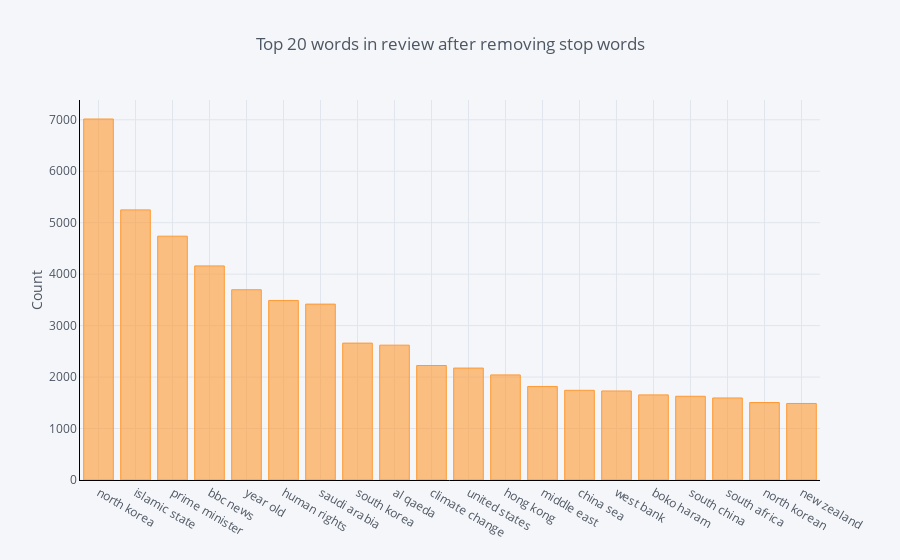

The code cell stored with this chart in its notebook:
### Markdown cell above
### Most commonly used words in title

### Code cell
from sklearn.feature_extraction.text import CountVectorizer

import cufflinks as cf
cf.go_offline()
cf.set_config_file(offline=False, world_readable=True)


def get_top_n_words(corpus, n=None):
    vec = CountVectorizer(ngram_range=(2, 2),stop_words = 'english').fit(corpus)
    bag_of_words = vec.transform(corpus)
    sum_words = bag_of_words.sum(axis=0) 
    words_freq = [(word, sum_words[0, idx]) for word, idx in vec.vocabulary_.items()]
    words_freq =sorted(words_freq, key = lambda x: x[1], reverse=True)
    return words_freq[:n]

common_words = get_top_n_words(df['title'], 20)
for word, freq in common_words:
    print(word, freq)
df2 = pd.DataFrame(common_words, columns = ['ReviewText' , 'count'])
df2.groupby('ReviewText').sum()['count'].sort_values(ascending=False).iplot(
    kind='bar', yTitle='Count', linecolor='black', title='Top 20 words in review after removing stop words')

### Figure 1 — Plotly figure (JSON) as saved in the notebook; plotly's stock layout.template omitted (floating-point values rounded to 4 significant figures)
{"data": [{"marker": {"color": "rgba(255, 153, 51, 0.6)", "line": {"color": "rgba(255, 153, 51, 1.0)", "width": 1}}, "name": "count", "orientation": "v", "text": "", "type": "bar", "uid": "e8df7275-9f41-49ba-9ee5-6a36b64ab964", "x": ["north korea", "islamic state", "prime minister", "bbc news", "year old", "human rights", "saudi arabia", "south korea", "al qaeda", "climate change", "united states", "hong kong", "middle east", "china sea", "west bank", "boko haram", "south china", "south africa", "north korean", "new zealand"], "y": [7015, 5249, 4738, 4160, 3697, 3489, 3418, 2660, 2620, 2225, 2175, 2042, 1818, 1743, 1730, 1654, 1627, 1594, 1506, 1487]}], "layout": {"legend": {"bgcolor": "#F5F6F9", "font": {"color": "#4D5663"}}, "paper_bgcolor": "#F5F6F9", "plot_bgcolor": "#F5F6F9", "title": {"font": {"color": "#4D5663"}, "text": "Top 20 words in review after removing stop words"}, "xaxis": {"gridcolor": "#E1E5ED", "linecolor": "black", "showgrid": true, "tickfont": {"color": "#4D5663"}, "title": {"font": {"color": "#4D5663"}, "text": ""}, "zerolinecolor": "#E1E5ED"}, "yaxis": {"gridcolor": "#E1E5ED", "linecolor": "black", "showgrid": true, "tickfont": {"color": "#4D5663"}, "title": {"font": {"color": "#4D5663"}, "text": "Count"}, "zerolinecolor": "#E1E5ED"}}}
